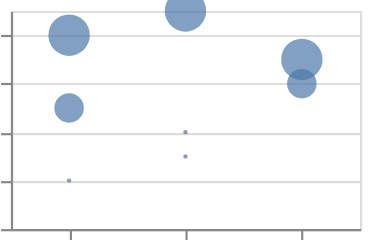

Source (Vega-Lite JSON):
### Vega-Lite specification from a JSON file in a GitHub repository (floating-point values rounded to 4 significant figures)
{"$schema": "https://vega.github.io/schema/vega-lite/v6.json", "padding": 5, "autosize": "none", "data": {"name": "table", "values": [{"c": "A", "g": "p", "x": 1, "y": 2, "v": 5, "t": "2024-01-15", "o": {"v": 3}, "IMDB Rating": 6.1, "d": "x1"}, {"c": "B", "g": "q", "x": 2, "y": 4, "v": 9, "t": "2024-02-20", "o": {"v": 7}, "IMDB Rating": 7.4, "d": "x2"}, {"c": "A", "g": "q", "x": 3, "y": 3, "v": 2, "t": "2024-03-05", "o": {"v": 1}, "IMDB Rating": 5.2, "d": "x1"}, {"c": "C", "g": "p", "x": 4, "y": 6, "v": 7, "t": "2024-05-30", "o": {"v": 4}, "IMDB Rating": 8.8, "d": "x3"}, {"c": "B", "g": "p", "x": 5, "y": 5, "v": 4, "t": "2024-07-11", "o": {"v": 9}, "IMDB Rating": 6.9, "d": "x2"}, {"c": "C", "g": "q", "x": 6, "y": 8, "v": 6, "t": "2024-09-02", "o": {"v": 2}, "IMDB Rating": 7.7, "d": "x3"}, {"c": "A", "g": "p", "x": 7, "y": 7, "v": 8, "t": "2024-11-25", "o": {"v": 5}, "IMDB Rating": 4.4, "d": "x1"}, {"c": "B", "g": "q", "x": 8, "y": 9, "v": 3, "t": "2024-12-31", "o": {"v": 8}, "IMDB Rating": 9.1, "d": "x2"}]}, "width": 160, "height": 100, "mark": {"type": "circle"}, "encoding": {"x": {"field": "c", "type": "nominal"}, "y": {"field": "v", "type": "quantitative"}, "size": {"field": "v", "type": "quantitative", "scale": {"type": "quantize"}}}, "config": {"scale": {"quantizeCount": 3}}}
